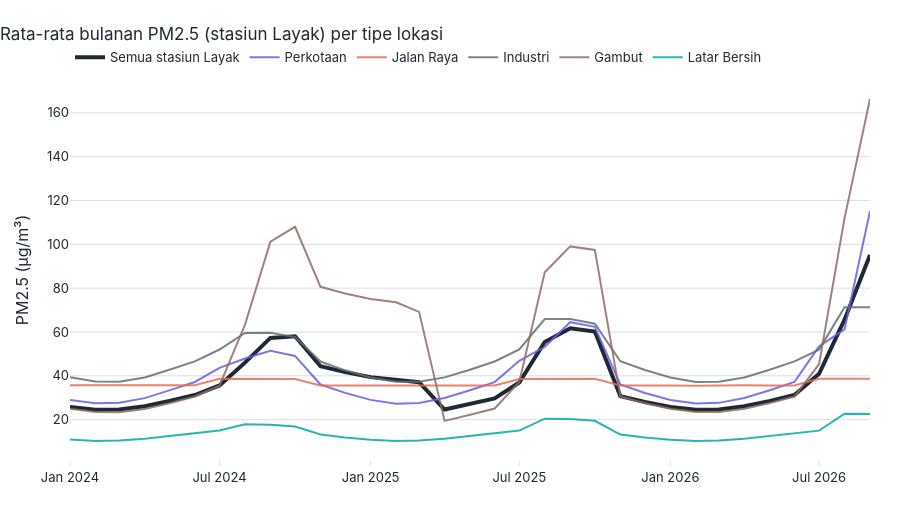

The notebook cell this image was saved under:
### Code cell
lay_bul = bul[layak]
seri = {"Semua stasiun Layak": lay_bul.mean(axis=1)}
for t in TIPE:
    cols = [k for k in layak if st.kelompok_lokasi[k] == t]
    if cols: seri[t] = lay_bul[cols].mean(axis=1)
seri = pd.DataFrame(seri).dropna(subset=["Semua stasiun Layak"])
tren_agr = pd.DataFrame([dict(seri=k, **eda.mk_musiman(seri[k])) for k in seri.columns]); tren_agr["p_bh"] = bh(tren_agr.p.values)
display(tren_agr.drop(columns=["S"]).round(3))
fig = go.Figure()
for k in seri.columns:
    tebal = k == "Semua stasiun Layak"
    fig.add_trace(go.Scatter(x=seri.index, y=seri[k], mode="lines", name=k, line=dict(color=WARNA.get(k, style.WARNA_TEKS), width=4 if tebal else 2, dash="solid" if tebal else "solid"), opacity=1 if tebal else 0.85))
style.terapkan(fig, "Rata-rata bulanan PM2.5 (stasiun Layak) per tipe lokasi", 520, None, "PM2.5 (µg/m³)")
simpan(fig, "04_A4_deret_bulanan_tipe", 520); fig.show()

n_sig = int((tren.p_bh < 0.05).sum()); n_sig_raw = int((tren.p < 0.05).sum())
KN["A"]["tren"] = {"n_stasiun_diuji": len(tren), "stasiun_dikecualikan": excl, "n_signifikan_p005_mentah": n_sig_raw, "n_signifikan_setelah_bh": n_sig,
                   "slope_median_stasiun_ugm3_per_tahun": float(tren.slope_tahun.median()), "slope_min": {"kode": t2.kode_stasiun.iloc[0], "nilai": float(t2.slope_tahun.iloc[0])}, "slope_maks": {"kode": t2.kode_stasiun.iloc[-1], "nilai": float(t2.slope_tahun.iloc[-1])},
                   "agregat_semua_layak": {k: (float(v) if not isinstance(v, str) else v) for k, v in tren_agr.iloc[0].drop("seri").items() if k in ("tau", "z", "p", "slope_tahun", "ci_bawah", "ci_atas")},
                   "verifikasi_pymannkendall": "identik pada 6 stasiun uji"}
s0 = tren_agr.iloc[0]
tafsir(f"Dari {len(tren)} stasiun Layak, {n_sig_raw} menunjukkan tren signifikan pada p < 0,05 tanpa koreksi, dan {n_sig} setelah koreksi Benjamini–Hochberg; median kemiringan Sen antar-stasiun {fl(tren.slope_tahun.median(), 3)} µg/m³ per tahun.",
       f"Deret agregat semua stasiun Layak: τ = {fl(s0.tau, 2)}, {pv(s0.p)}, kemiringan {fl(s0.slope_tahun, 3)} µg/m³/tahun → {'ada tren monoton' if s0.p < 0.05 else 'tidak ada bukti tren monoton'}.",
       "Dengan hanya 2,8 tahun data dan ekor kabut asap yang berat, ketiadaan tren signifikan lebih tepat dibaca sebagai 'tidak terbukti ada perubahan', bukan 'pasti stabil'.")
